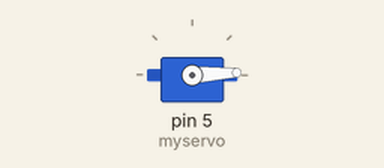
Bench run of a sketch on a simulated Arduino Uno, built with avr-gcc and run on an emulated ATmega328P. On the bench: servo. What the sketch prints to the serial monitor is not drawn.

Above: at 0.05 s.
At 1.35 s:
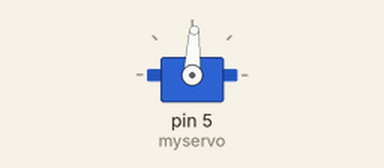
At 2.65 s:
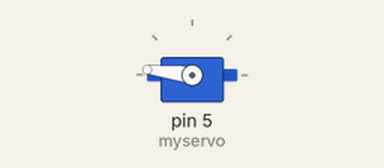
At 5.3 s:
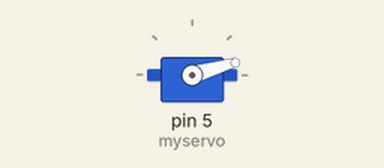
Timing chart, 0 to 7.2 s (numbered marks = the images above):
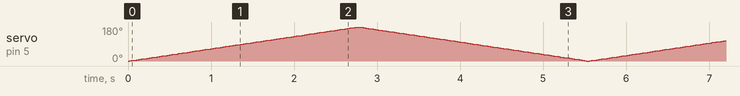

The sketch:

sketch.ino
```cpp
// Lab 7 - Exercise 1: Servo Sweep 0° → 180° → 0°
// Servo on pin 5 — exact lab code from 7-air-cooler.pdf

#include <Servo.h>

Servo myservo;
int pos = 0;

void setup() {
  myservo.attach(5);
  Serial.begin(9600);
  Serial.println("=== Lab 7 Exercise 1: Servo Sweep ===");
}

void loop() {
  // Sweep 0 → 180
  for (pos = 0; pos <= 180; pos += 1) {
    myservo.write(pos);
    Serial.print("Position: ");
    Serial.println(pos);
    delay(15);
  }

  // Sweep 180 → 0
  for (pos = 180; pos >= 0; pos -= 1) {
    myservo.write(pos);
    Serial.print("Position: ");
    Serial.println(pos);
    delay(15);
  }
}
```
